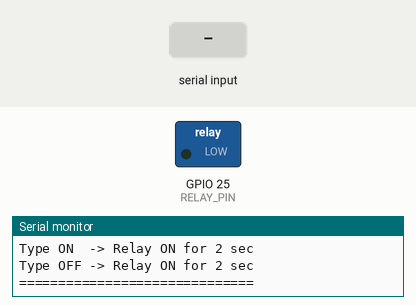
Simulated run of this sketch. Board: ESP32. Parts: switched loads named in the sketch (green lamp = pin HIGH), the last lines printed to the serial monitor. The test bench sets the inputs (shaded band).

Above: at 2.2 s.
2.3 s: "ON\n" received over Serial
At 3.1 s:
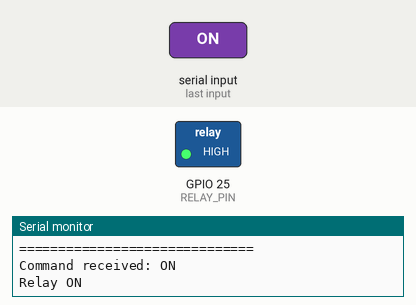
5.3 s: "OFF\n" received over Serial
At 8.1 s:
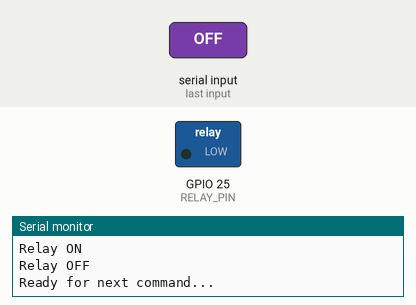
Timing chart, 0 to 9.6 s (numbered marks = the images above; inputs shaded):
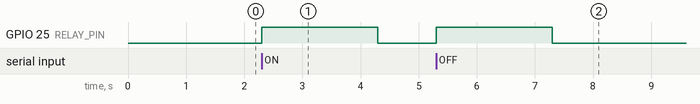

The sketch:

BP_relaylogic.ino
```cpp
#include <Arduino.h>

// =====================================================
// RELAY PIN
// =====================================================

#define RELAY_PIN 25

// =====================================================
// SETUP
// =====================================================

void setup() {

  Serial.begin(115200);

  delay(1000);

  pinMode(RELAY_PIN, OUTPUT);

  // Relay initially OFF
  digitalWrite(RELAY_PIN, LOW);

  Serial.println();
  Serial.println("==============================");
  Serial.println(" ESP32 DEVKIT V1 RELAY TEST");
  Serial.println("==============================");
  Serial.println("Type ON  -> Relay ON for 2 sec");
  Serial.println("Type OFF -> Relay ON for 2 sec");
  Serial.println("==============================");
}

// =====================================================
// RELAY PULSE
// =====================================================

void relayPulse() {

  Serial.println("Relay ON");

  digitalWrite(RELAY_PIN, HIGH);

  delay(2000);

  digitalWrite(RELAY_PIN, LOW);

  Serial.println("Relay OFF");
  Serial.println("Ready for next command...");
}

// =====================================================
// LOOP
// =====================================================

void loop() {

  if (Serial.available()) {

    String command = Serial.readStringUntil('\n');

    command.trim();

    command.toUpperCase();

    if (command == "ON") {

      Serial.println("Command received: ON");

      relayPulse();

    }

    else if (command == "OFF") {

      Serial.println("Command received: OFF");

      relayPulse();

    }

    else {

      Serial.print("Unknown command: ");
      Serial.println(command);

      Serial.println("Use ON or OFF");
    }
  }
}
```

Measured:
- after the input at 2.3 s, GPIO 25 (RELAY_PIN): LOW → HIGH at once, → LOW 2.0 s later
- after the input at 5.3 s, GPIO 25 (RELAY_PIN): LOW → HIGH at once, → LOW 2.0 s later
